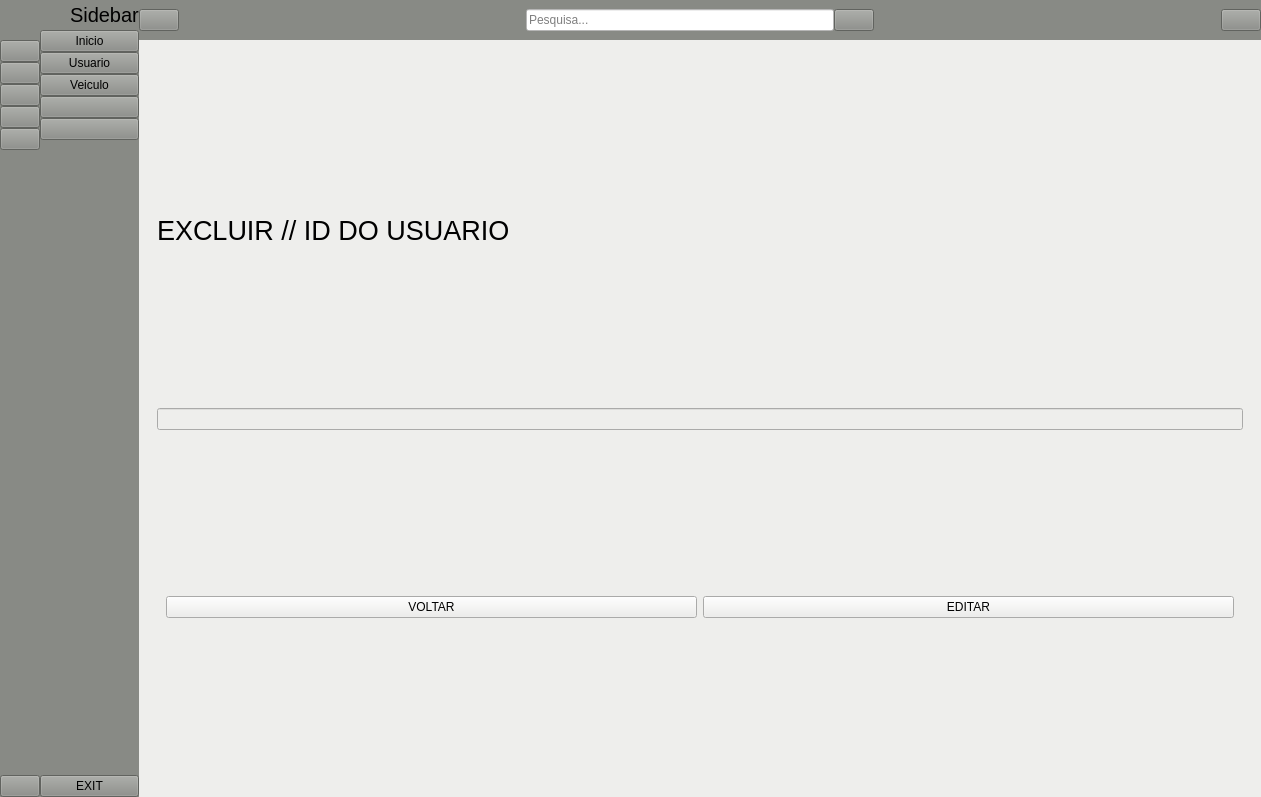
<?xml version="1.0" encoding="UTF-8"?>
<ui version="4.0">
 <class>MainWindow</class>
 <widget class="QMainWindow" name="MainWindow">
  <property name="geometry">
   <rect>
    <x>0</x>
    <y>0</y>
    <width>1261</width>
    <height>797</height>
   </rect>
  </property>
  <property name="windowTitle">
   <string>MainWindow</string>
  </property>
  <property name="styleSheet">
   <string notr="true">background-color: rgb(238, 238, 236);
color: rgb(0, 0, 0);</string>
  </property>
  <widget class="QWidget" name="centralwidget">
   <layout class="QGridLayout" name="gridLayout">
    <property name="leftMargin">
     <number>0</number>
    </property>
    <property name="topMargin">
     <number>0</number>
    </property>
    <property name="rightMargin">
     <number>0</number>
    </property>
    <property name="bottomMargin">
     <number>0</number>
    </property>
    <property name="spacing">
     <number>0</number>
    </property>
    <item row="0" column="0">
     <widget class="QWidget" name="icon_only_widget" native="true">
      <property name="styleSheet">
       <string notr="true">background-color: rgb(136, 138, 133);</string>
      </property>
      <layout class="QVBoxLayout" name="verticalLayout_3">
       <property name="spacing">
        <number>0</number>
       </property>
       <property name="leftMargin">
        <number>0</number>
       </property>
       <property name="topMargin">
        <number>0</number>
       </property>
       <property name="rightMargin">
        <number>0</number>
       </property>
       <property name="bottomMargin">
        <number>0</number>
       </property>
       <item>
        <layout class="QHBoxLayout" name="horizontalLayout_3">
         <item>
          <widget class="QLabel" name="logo_label_1">
           <property name="minimumSize">
            <size>
             <width>40</width>
             <height>40</height>
            </size>
           </property>
           <property name="maximumSize">
            <size>
             <width>40</width>
             <height>40</height>
            </size>
           </property>
           <property name="text">
            <string/>
           </property>
           <property name="pixmap">
            <pixmap resource="sidebar/resource.qrc">:/icon2/icon2/NISSAN.svg</pixmap>
           </property>
           <property name="scaledContents">
            <bool>true</bool>
           </property>
          </widget>
         </item>
        </layout>
       </item>
       <item>
        <layout class="QVBoxLayout" name="verticalLayout">
         <property name="spacing">
          <number>0</number>
         </property>
         <item>
          <widget class="QPushButton" name="home_btn_1">
           <property name="minimumSize">
            <size>
             <width>20</width>
             <height>20</height>
            </size>
           </property>
           <property name="text">
            <string/>
           </property>
           <property name="icon">
            <iconset resource="sidebar/resource.qrc">
             <normaloff>:/icon2/icon2/home.png</normaloff>
             <normalon>:/icon2/icon2/white_home.png</normalon>:/icon2/icon2/home.png</iconset>
           </property>
           <property name="iconSize">
            <size>
             <width>20</width>
             <height>20</height>
            </size>
           </property>
           <property name="checkable">
            <bool>true</bool>
           </property>
           <property name="autoExclusive">
            <bool>true</bool>
           </property>
          </widget>
         </item>
         <item>
          <widget class="QPushButton" name="usuario_btn_1">
           <property name="minimumSize">
            <size>
             <width>20</width>
             <height>20</height>
            </size>
           </property>
           <property name="text">
            <string/>
           </property>
           <property name="icon">
            <iconset resource="sidebar/resource.qrc">
             <normaloff>:/icon2/icon2/plus.png</normaloff>
             <normalon>:/icon2/icon2/white_plus.png</normalon>:/icon2/icon2/plus.png</iconset>
           </property>
           <property name="iconSize">
            <size>
             <width>20</width>
             <height>20</height>
            </size>
           </property>
           <property name="checkable">
            <bool>true</bool>
           </property>
           <property name="autoExclusive">
            <bool>true</bool>
           </property>
          </widget>
         </item>
         <item>
          <widget class="QPushButton" name="veiculo_btn_1">
           <property name="minimumSize">
            <size>
             <width>20</width>
             <height>20</height>
            </size>
           </property>
           <property name="text">
            <string/>
           </property>
           <property name="icon">
            <iconset>
             <normaloff>:/icon/icon/activity-feed-32.ico</normaloff>
             <normalon>:/icon/icon/activity-feed-48.ico</normalon>:/icon/icon/activity-feed-32.ico</iconset>
           </property>
           <property name="iconSize">
            <size>
             <width>20</width>
             <height>20</height>
            </size>
           </property>
           <property name="checkable">
            <bool>true</bool>
           </property>
           <property name="autoExclusive">
            <bool>true</bool>
           </property>
          </widget>
         </item>
         <item>
          <widget class="QPushButton" name="pushButton_4">
           <property name="minimumSize">
            <size>
             <width>20</width>
             <height>20</height>
            </size>
           </property>
           <property name="text">
            <string/>
           </property>
           <property name="iconSize">
            <size>
             <width>20</width>
             <height>20</height>
            </size>
           </property>
           <property name="checkable">
            <bool>true</bool>
           </property>
           <property name="autoExclusive">
            <bool>true</bool>
           </property>
          </widget>
         </item>
         <item>
          <widget class="QPushButton" name="pushButton_5">
           <property name="minimumSize">
            <size>
             <width>20</width>
             <height>20</height>
            </size>
           </property>
           <property name="text">
            <string/>
           </property>
           <property name="iconSize">
            <size>
             <width>20</width>
             <height>20</height>
            </size>
           </property>
           <property name="checkable">
            <bool>true</bool>
           </property>
           <property name="autoExclusive">
            <bool>true</bool>
           </property>
          </widget>
         </item>
        </layout>
       </item>
       <item>
        <spacer name="verticalSpacer">
         <property name="orientation">
          <enum>Qt::Vertical</enum>
         </property>
         <property name="sizeHint" stdset="0">
          <size>
           <width>20</width>
           <height>449</height>
          </size>
         </property>
        </spacer>
       </item>
       <item>
        <widget class="QPushButton" name="exit_btn_1">
         <property name="minimumSize">
          <size>
           <width>20</width>
           <height>20</height>
          </size>
         </property>
         <property name="text">
          <string/>
         </property>
         <property name="icon">
          <iconset resource="sidebar/resource.qrc">
           <normaloff>:/icon2/icon2/exit.png</normaloff>:/icon2/icon2/exit.png</iconset>
         </property>
         <property name="iconSize">
          <size>
           <width>20</width>
           <height>20</height>
          </size>
         </property>
        </widget>
       </item>
      </layout>
     </widget>
    </item>
    <item row="0" column="1">
     <widget class="QWidget" name="full_menu_widget" native="true">
      <property name="styleSheet">
       <string notr="true">background-color: rgb(136, 138, 133);acc</string>
      </property>
      <layout class="QVBoxLayout" name="verticalLayout_4">
       <property name="spacing">
        <number>0</number>
       </property>
       <property name="leftMargin">
        <number>0</number>
       </property>
       <property name="topMargin">
        <number>0</number>
       </property>
       <property name="rightMargin">
        <number>0</number>
       </property>
       <property name="bottomMargin">
        <number>0</number>
       </property>
       <item>
        <layout class="QHBoxLayout" name="horizontalLayout_2">
         <item>
          <widget class="QLabel" name="logo_label_2">
           <property name="minimumSize">
            <size>
             <width>30</width>
             <height>30</height>
            </size>
           </property>
           <property name="maximumSize">
            <size>
             <width>30</width>
             <height>30</height>
            </size>
           </property>
           <property name="text">
            <string/>
           </property>
           <property name="pixmap">
            <pixmap resource="sidebar/resource.qrc">:/icon2/icon2/NISSAN.svg</pixmap>
           </property>
           <property name="scaledContents">
            <bool>true</bool>
           </property>
          </widget>
         </item>
         <item>
          <widget class="QLabel" name="logo_label_3">
           <property name="font">
            <font>
             <pointsize>15</pointsize>
            </font>
           </property>
           <property name="text">
            <string>Sidebar</string>
           </property>
          </widget>
         </item>
        </layout>
       </item>
       <item>
        <layout class="QVBoxLayout" name="verticalLayout_2">
         <property name="spacing">
          <number>0</number>
         </property>
         <item>
          <widget class="QPushButton" name="home_btn_2">
           <property name="minimumSize">
            <size>
             <width>14</width>
             <height>14</height>
            </size>
           </property>
           <property name="text">
            <string>Inicio</string>
           </property>
           <property name="icon">
            <iconset resource="sidebar/resource.qrc">
             <normaloff>:/icon2/icon2/home.png</normaloff>
             <normalon>:/icon2/icon2/white_home.png</normalon>:/icon2/icon2/home.png</iconset>
           </property>
           <property name="iconSize">
            <size>
             <width>14</width>
             <height>14</height>
            </size>
           </property>
           <property name="checkable">
            <bool>true</bool>
           </property>
           <property name="autoExclusive">
            <bool>true</bool>
           </property>
          </widget>
         </item>
         <item>
          <widget class="QPushButton" name="usuario_btn_2">
           <property name="minimumSize">
            <size>
             <width>14</width>
             <height>14</height>
            </size>
           </property>
           <property name="text">
            <string>Usuario</string>
           </property>
           <property name="icon">
            <iconset resource="sidebar/resource.qrc">
             <normaloff>:/icon2/icon2/plus.png</normaloff>
             <normalon>:/icon2/icon2/white_plus.png</normalon>:/icon2/icon2/plus.png</iconset>
           </property>
           <property name="iconSize">
            <size>
             <width>14</width>
             <height>14</height>
            </size>
           </property>
           <property name="checkable">
            <bool>true</bool>
           </property>
           <property name="autoExclusive">
            <bool>true</bool>
           </property>
          </widget>
         </item>
         <item>
          <widget class="QPushButton" name="veiculo_btn_2">
           <property name="minimumSize">
            <size>
             <width>14</width>
             <height>14</height>
            </size>
           </property>
           <property name="text">
            <string>Veiculo</string>
           </property>
           <property name="icon">
            <iconset resource="sidebar/resource.qrc">
             <normaloff>:/icon2/icon2/plus.png</normaloff>
             <normalon>:/icon2/icon2/white_plus.png</normalon>:/icon2/icon2/plus.png</iconset>
           </property>
           <property name="iconSize">
            <size>
             <width>14</width>
             <height>14</height>
            </size>
           </property>
           <property name="checkable">
            <bool>true</bool>
           </property>
           <property name="autoExclusive">
            <bool>true</bool>
           </property>
          </widget>
         </item>
         <item>
          <widget class="QPushButton" name="pushButton_10">
           <property name="minimumSize">
            <size>
             <width>14</width>
             <height>14</height>
            </size>
           </property>
           <property name="text">
            <string/>
           </property>
           <property name="iconSize">
            <size>
             <width>14</width>
             <height>14</height>
            </size>
           </property>
           <property name="checkable">
            <bool>true</bool>
           </property>
           <property name="autoExclusive">
            <bool>true</bool>
           </property>
          </widget>
         </item>
         <item>
          <widget class="QPushButton" name="pushButton_11">
           <property name="minimumSize">
            <size>
             <width>14</width>
             <height>14</height>
            </size>
           </property>
           <property name="text">
            <string/>
           </property>
           <property name="iconSize">
            <size>
             <width>14</width>
             <height>14</height>
            </size>
           </property>
           <property name="checkable">
            <bool>true</bool>
           </property>
           <property name="autoExclusive">
            <bool>true</bool>
           </property>
          </widget>
         </item>
        </layout>
       </item>
       <item>
        <spacer name="verticalSpacer_2">
         <property name="orientation">
          <enum>Qt::Vertical</enum>
         </property>
         <property name="sizeHint" stdset="0">
          <size>
           <width>20</width>
           <height>463</height>
          </size>
         </property>
        </spacer>
       </item>
       <item>
        <widget class="QPushButton" name="exit_btn_2">
         <property name="minimumSize">
          <size>
           <width>14</width>
           <height>14</height>
          </size>
         </property>
         <property name="text">
          <string>EXIT</string>
         </property>
         <property name="icon">
          <iconset resource="sidebar/resource.qrc">
           <normaloff>:/icon2/icon2/exit.png</normaloff>:/icon2/icon2/exit.png</iconset>
         </property>
         <property name="iconSize">
          <size>
           <width>14</width>
           <height>14</height>
          </size>
         </property>
         <property name="checkable">
          <bool>false</bool>
         </property>
        </widget>
       </item>
      </layout>
     </widget>
    </item>
    <item row="0" column="2">
     <widget class="QWidget" name="widget_3" native="true">
      <layout class="QVBoxLayout" name="verticalLayout_5">
       <property name="spacing">
        <number>0</number>
       </property>
       <property name="leftMargin">
        <number>0</number>
       </property>
       <property name="topMargin">
        <number>0</number>
       </property>
       <property name="rightMargin">
        <number>0</number>
       </property>
       <property name="bottomMargin">
        <number>0</number>
       </property>
       <item>
        <widget class="QWidget" name="widget_4" native="true">
         <property name="minimumSize">
          <size>
           <width>0</width>
           <height>40</height>
          </size>
         </property>
         <property name="styleSheet">
          <string notr="true">background-color: rgb(136, 138, 133);acc</string>
         </property>
         <layout class="QHBoxLayout" name="horizontalLayout_4">
          <property name="spacing">
           <number>0</number>
          </property>
          <property name="leftMargin">
           <number>0</number>
          </property>
          <property name="topMargin">
           <number>0</number>
          </property>
          <property name="rightMargin">
           <number>0</number>
          </property>
          <property name="bottomMargin">
           <number>0</number>
          </property>
          <item>
           <widget class="QPushButton" name="change_btn">
            <property name="text">
             <string/>
            </property>
            <property name="icon">
             <iconset resource="sidebar/resource.qrc">
              <normaloff>:/icon2/icon2/menu.png</normaloff>:/icon2/icon2/menu.png</iconset>
            </property>
            <property name="iconSize">
             <size>
              <width>14</width>
              <height>14</height>
             </size>
            </property>
            <property name="checkable">
             <bool>true</bool>
            </property>
           </widget>
          </item>
          <item>
           <spacer name="horizontalSpacer">
            <property name="orientation">
             <enum>Qt::Horizontal</enum>
            </property>
            <property name="sizeHint" stdset="0">
             <size>
              <width>336</width>
              <height>20</height>
             </size>
            </property>
           </spacer>
          </item>
          <item>
           <layout class="QHBoxLayout" name="horizontalLayout">
            <item>
             <widget class="QLineEdit" name="search_input">
              <property name="styleSheet">
               <string notr="true">background-color: rgb(255, 255, 255);</string>
              </property>
              <property name="placeholderText">
               <string>Pesquisa...</string>
              </property>
             </widget>
            </item>
            <item>
             <widget class="QPushButton" name="search_btn">
              <property name="icon">
               <iconset resource="sidebar/resource.qrc">
                <normaloff>:/icon2/icon2/search.png</normaloff>:/icon2/icon2/search.png</iconset>
              </property>
             </widget>
            </item>
           </layout>
          </item>
          <item>
           <spacer name="horizontalSpacer_2">
            <property name="orientation">
             <enum>Qt::Horizontal</enum>
            </property>
            <property name="sizeHint" stdset="0">
             <size>
              <width>336</width>
              <height>20</height>
             </size>
            </property>
           </spacer>
          </item>
          <item>
           <widget class="QPushButton" name="user_btn">
            <property name="text">
             <string/>
            </property>
            <property name="icon">
             <iconset resource="sidebar/resource.qrc">
              <normaloff>:/icon2/icon2/profile.png</normaloff>:/icon2/icon2/profile.png</iconset>
            </property>
           </widget>
          </item>
         </layout>
        </widget>
       </item>
       <item>
        <widget class="QStackedWidget" name="stackedWidget">
         <property name="currentIndex">
          <number>3</number>
         </property>
         <widget class="QWidget" name="page">
          <layout class="QVBoxLayout" name="verticalLayout_9">
           <item>
            <widget class="QWidget" name="widget_5" native="true">
             <layout class="QVBoxLayout" name="verticalLayout_8">
              <item>
               <widget class="QTableWidget" name="tabela_usuarios"/>
              </item>
              <item>
               <widget class="QWidget" name="widget_2" native="true">
                <layout class="QHBoxLayout" name="horizontalLayout_5">
                 <item>
                  <widget class="QPushButton" name="btn_cadastrar_usuario_redirect">
                   <property name="text">
                    <string>CADASTRAR</string>
                   </property>
                  </widget>
                 </item>
                 <item>
                  <widget class="QPushButton" name="btn_editar_usuario_redirect">
                   <property name="text">
                    <string>EDITAR</string>
                   </property>
                  </widget>
                 </item>
                 <item>
                  <widget class="QPushButton" name="btn_excluir_usuario_redirect">
                   <property name="text">
                    <string>EXCLUIR</string>
                   </property>
                  </widget>
                 </item>
                </layout>
               </widget>
              </item>
             </layout>
            </widget>
           </item>
          </layout>
         </widget>
         <widget class="QWidget" name="page_2">
          <layout class="QVBoxLayout" name="verticalLayout_7">
           <item>
            <widget class="QWidget" name="widget" native="true">
             <layout class="QVBoxLayout" name="verticalLayout_6">
              <item>
               <widget class="QLabel" name="label">
                <property name="text">
                 <string>Nome completo</string>
                </property>
               </widget>
              </item>
              <item>
               <widget class="QLineEdit" name="input_nome_completo"/>
              </item>
              <item>
               <widget class="QLabel" name="label_2">
                <property name="text">
                 <string>Email</string>
                </property>
               </widget>
              </item>
              <item>
               <widget class="QLineEdit" name="input_email"/>
              </item>
              <item>
               <widget class="QLabel" name="label_3">
                <property name="text">
                 <string>Telefone</string>
                </property>
               </widget>
              </item>
              <item>
               <widget class="QLineEdit" name="input_telefone"/>
              </item>
              <item>
               <widget class="QLabel" name="label_5">
                <property name="text">
                 <string>CPF </string>
                </property>
               </widget>
              </item>
              <item>
               <widget class="QLineEdit" name="input_cpf"/>
              </item>
              <item>
               <widget class="QLabel" name="label_9">
                <property name="text">
                 <string>CEP</string>
                </property>
               </widget>
              </item>
              <item>
               <widget class="QLineEdit" name="input_cep"/>
              </item>
              <item>
               <widget class="QPushButton" name="btn_buscar_cep">
                <property name="text">
                 <string>BUSCAR</string>
                </property>
               </widget>
              </item>
              <item>
               <widget class="QLabel" name="label_10">
                <property name="text">
                 <string>Bairro</string>
                </property>
               </widget>
              </item>
              <item>
               <widget class="QLineEdit" name="input_bairro"/>
              </item>
              <item>
               <widget class="QLabel" name="label_11">
                <property name="text">
                 <string>Rua</string>
                </property>
               </widget>
              </item>
              <item>
               <widget class="QLineEdit" name="input_rua"/>
              </item>
              <item>
               <widget class="QLabel" name="label_12">
                <property name="text">
                 <string>Numero</string>
                </property>
               </widget>
              </item>
              <item>
               <widget class="QLineEdit" name="input_numero"/>
              </item>
              <item>
               <widget class="QPushButton" name="btn_limpar_cadastro_usuario">
                <property name="text">
                 <string>LIMPAR</string>
                </property>
               </widget>
              </item>
              <item>
               <widget class="QPushButton" name="btn_cadastrar_usuario">
                <property name="text">
                 <string>CONFIRMAR</string>
                </property>
               </widget>
              </item>
             </layout>
            </widget>
           </item>
          </layout>
         </widget>
         <widget class="QWidget" name="page_6">
          <layout class="QVBoxLayout" name="verticalLayout_11">
           <item>
            <widget class="QWidget" name="widget_6" native="true">
             <layout class="QVBoxLayout" name="verticalLayout_10">
              <item>
               <widget class="QLabel" name="label_4">
                <property name="font">
                 <font>
                  <pointsize>20</pointsize>
                 </font>
                </property>
                <property name="text">
                 <string>EDITAR // ID DO USUARIO</string>
                </property>
               </widget>
              </item>
              <item>
               <widget class="QLineEdit" name="input_id_tela_excluir_usuario"/>
              </item>
              <item>
               <widget class="QWidget" name="widget_7" native="true">
                <layout class="QHBoxLayout" name="horizontalLayout_6">
                 <item>
                  <widget class="QPushButton" name="btn_voltar_tela_excluir_usuario_redirect">
                   <property name="text">
                    <string>VOLTAR</string>
                   </property>
                  </widget>
                 </item>
                 <item>
                  <widget class="QPushButton" name="btn_excluir_tela_excluir_usuario_redirect">
                   <property name="text">
                    <string>EXCLUIR</string>
                   </property>
                  </widget>
                 </item>
                </layout>
               </widget>
              </item>
             </layout>
            </widget>
           </item>
          </layout>
         </widget>
         <widget class="QWidget" name="page_7">
          <layout class="QVBoxLayout" name="verticalLayout_13">
           <item>
            <widget class="QWidget" name="widget_8" native="true">
             <layout class="QVBoxLayout" name="verticalLayout_12">
              <item>
               <widget class="QLabel" name="label_14">
                <property name="font">
                 <font>
                  <pointsize>20</pointsize>
                 </font>
                </property>
                <property name="text">
                 <string>EXCLUIR // ID DO USUARIO</string>
                </property>
               </widget>
              </item>
              <item>
               <widget class="QLineEdit" name="input_id_tela_excluir_usuario_2"/>
              </item>
              <item>
               <widget class="QWidget" name="widget_9" native="true">
                <layout class="QHBoxLayout" name="horizontalLayout_7">
                 <item>
                  <widget class="QPushButton" name="btn_voltar_tela_editar_usuario_redirect">
                   <property name="text">
                    <string>VOLTAR</string>
                   </property>
                  </widget>
                 </item>
                 <item>
                  <widget class="QPushButton" name="btn_editar_tela_editar_usuario_redirect">
                   <property name="text">
                    <string>EDITAR</string>
                   </property>
                  </widget>
                 </item>
                </layout>
               </widget>
              </item>
             </layout>
            </widget>
           </item>
          </layout>
         </widget>
         <widget class="QWidget" name="page_3">
          <widget class="QLabel" name="label_6">
           <property name="geometry">
            <rect>
             <x>440</x>
             <y>210</y>
             <width>67</width>
             <height>17</height>
            </rect>
           </property>
           <property name="text">
            <string>ORDERS</string>
           </property>
          </widget>
         </widget>
         <widget class="QWidget" name="page_4">
          <widget class="QLabel" name="label_7">
           <property name="geometry">
            <rect>
             <x>390</x>
             <y>150</y>
             <width>231</width>
             <height>17</height>
            </rect>
           </property>
           <property name="text">
            <string>SEARCH PAGE</string>
           </property>
          </widget>
         </widget>
         <widget class="QWidget" name="page_5">
          <widget class="QLabel" name="label_8">
           <property name="geometry">
            <rect>
             <x>440</x>
             <y>180</y>
             <width>191</width>
             <height>17</height>
            </rect>
           </property>
           <property name="text">
            <string>USER PAGE</string>
           </property>
          </widget>
         </widget>
        </widget>
       </item>
      </layout>
     </widget>
    </item>
   </layout>
  </widget>
  <widget class="QMenuBar" name="menuBar">
   <property name="geometry">
    <rect>
     <x>0</x>
     <y>0</y>
     <width>1261</width>
     <height>22</height>
    </rect>
   </property>
  </widget>
 </widget>
 <resources>
  <include location="sidebar/resource.qrc"/>
 </resources>
 <connections>
  <connection>
   <sender>change_btn</sender>
   <signal>toggled(bool)</signal>
   <receiver>icon_only_widget</receiver>
   <slot>setVisible(bool)</slot>
   <hints>
    <hint type="sourcelabel">
     <x>182</x>
     <y>30</y>
    </hint>
    <hint type="destinationlabel">
     <x>49</x>
     <y>261</y>
    </hint>
   </hints>
  </connection>
  <connection>
   <sender>change_btn</sender>
   <signal>toggled(bool)</signal>
   <receiver>full_menu_widget</receiver>
   <slot>setHidden(bool)</slot>
   <hints>
    <hint type="sourcelabel">
     <x>182</x>
     <y>30</y>
    </hint>
    <hint type="destinationlabel">
     <x>156</x>
     <y>149</y>
    </hint>
   </hints>
  </connection>
  <connection>
   <sender>home_btn_1</sender>
   <signal>toggled(bool)</signal>
   <receiver>home_btn_2</receiver>
   <slot>setChecked(bool)</slot>
   <hints>
    <hint type="sourcelabel">
     <x>40</x>
     <y>68</y>
    </hint>
    <hint type="destinationlabel">
     <x>155</x>
     <y>57</y>
    </hint>
   </hints>
  </connection>
  <connection>
   <sender>usuario_btn_1</sender>
   <signal>toggled(bool)</signal>
   <receiver>usuario_btn_2</receiver>
   <slot>setChecked(bool)</slot>
   <hints>
    <hint type="sourcelabel">
     <x>46</x>
     <y>94</y>
    </hint>
    <hint type="destinationlabel">
     <x>155</x>
     <y>82</y>
    </hint>
   </hints>
  </connection>
  <connection>
   <sender>veiculo_btn_1</sender>
   <signal>toggled(bool)</signal>
   <receiver>veiculo_btn_2</receiver>
   <slot>setChecked(bool)</slot>
   <hints>
    <hint type="sourcelabel">
     <x>48</x>
     <y>120</y>
    </hint>
    <hint type="destinationlabel">
     <x>155</x>
     <y>107</y>
    </hint>
   </hints>
  </connection>
  <connection>
   <sender>pushButton_4</sender>
   <signal>toggled(bool)</signal>
   <receiver>pushButton_10</receiver>
   <slot>setChecked(bool)</slot>
   <hints>
    <hint type="sourcelabel">
     <x>44</x>
     <y>145</y>
    </hint>
    <hint type="destinationlabel">
     <x>148</x>
     <y>132</y>
    </hint>
   </hints>
  </connection>
  <connection>
   <sender>pushButton_5</sender>
   <signal>toggled(bool)</signal>
   <receiver>pushButton_11</receiver>
   <slot>setChecked(bool)</slot>
   <hints>
    <hint type="sourcelabel">
     <x>48</x>
     <y>170</y>
    </hint>
    <hint type="destinationlabel">
     <x>155</x>
     <y>157</y>
    </hint>
   </hints>
  </connection>
  <connection>
   <sender>home_btn_2</sender>
   <signal>toggled(bool)</signal>
   <receiver>home_btn_1</receiver>
   <slot>setChecked(bool)</slot>
   <hints>
    <hint type="sourcelabel">
     <x>133</x>
     <y>57</y>
    </hint>
    <hint type="destinationlabel">
     <x>43</x>
     <y>68</y>
    </hint>
   </hints>
  </connection>
  <connection>
   <sender>usuario_btn_2</sender>
   <signal>toggled(bool)</signal>
   <receiver>usuario_btn_1</receiver>
   <slot>setChecked(bool)</slot>
   <hints>
    <hint type="sourcelabel">
     <x>155</x>
     <y>82</y>
    </hint>
    <hint type="destinationlabel">
     <x>48</x>
     <y>94</y>
    </hint>
   </hints>
  </connection>
  <connection>
   <sender>veiculo_btn_2</sender>
   <signal>toggled(bool)</signal>
   <receiver>veiculo_btn_1</receiver>
   <slot>setChecked(bool)</slot>
   <hints>
    <hint type="sourcelabel">
     <x>155</x>
     <y>107</y>
    </hint>
    <hint type="destinationlabel">
     <x>48</x>
     <y>120</y>
    </hint>
   </hints>
  </connection>
  <connection>
   <sender>pushButton_10</sender>
   <signal>toggled(bool)</signal>
   <receiver>pushButton_4</receiver>
   <slot>setChecked(bool)</slot>
   <hints>
    <hint type="sourcelabel">
     <x>155</x>
     <y>132</y>
    </hint>
    <hint type="destinationlabel">
     <x>48</x>
     <y>145</y>
    </hint>
   </hints>
  </connection>
  <connection>
   <sender>pushButton_11</sender>
   <signal>toggled(bool)</signal>
   <receiver>pushButton_5</receiver>
   <slot>setChecked(bool)</slot>
   <hints>
    <hint type="sourcelabel">
     <x>144</x>
     <y>157</y>
    </hint>
    <hint type="destinationlabel">
     <x>35</x>
     <y>170</y>
    </hint>
   </hints>
  </connection>
  <connection>
   <sender>exit_btn_1</sender>
   <signal>clicked()</signal>
   <receiver>MainWindow</receiver>
   <slot>close()</slot>
   <hints>
    <hint type="sourcelabel">
     <x>38</x>
     <y>796</y>
    </hint>
    <hint type="destinationlabel">
     <x>62</x>
     <y>680</y>
    </hint>
   </hints>
  </connection>
  <connection>
   <sender>exit_btn_2</sender>
   <signal>clicked()</signal>
   <receiver>MainWindow</receiver>
   <slot>close()</slot>
   <hints>
    <hint type="sourcelabel">
     <x>156</x>
     <y>796</y>
    </hint>
    <hint type="destinationlabel">
     <x>173</x>
     <y>675</y>
    </hint>
   </hints>
  </connection>
 </connections>
</ui>
